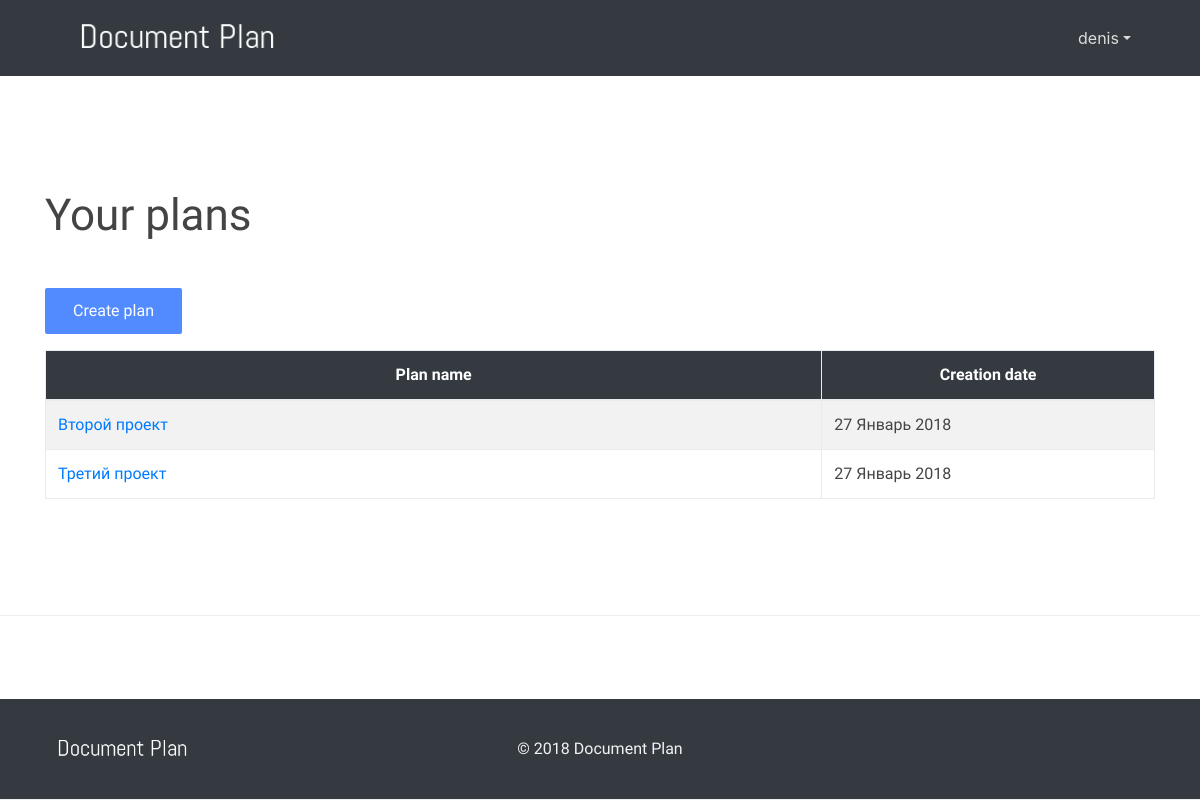
/accounts/profile/ (signed in), run on an earlier commit of the app's database.
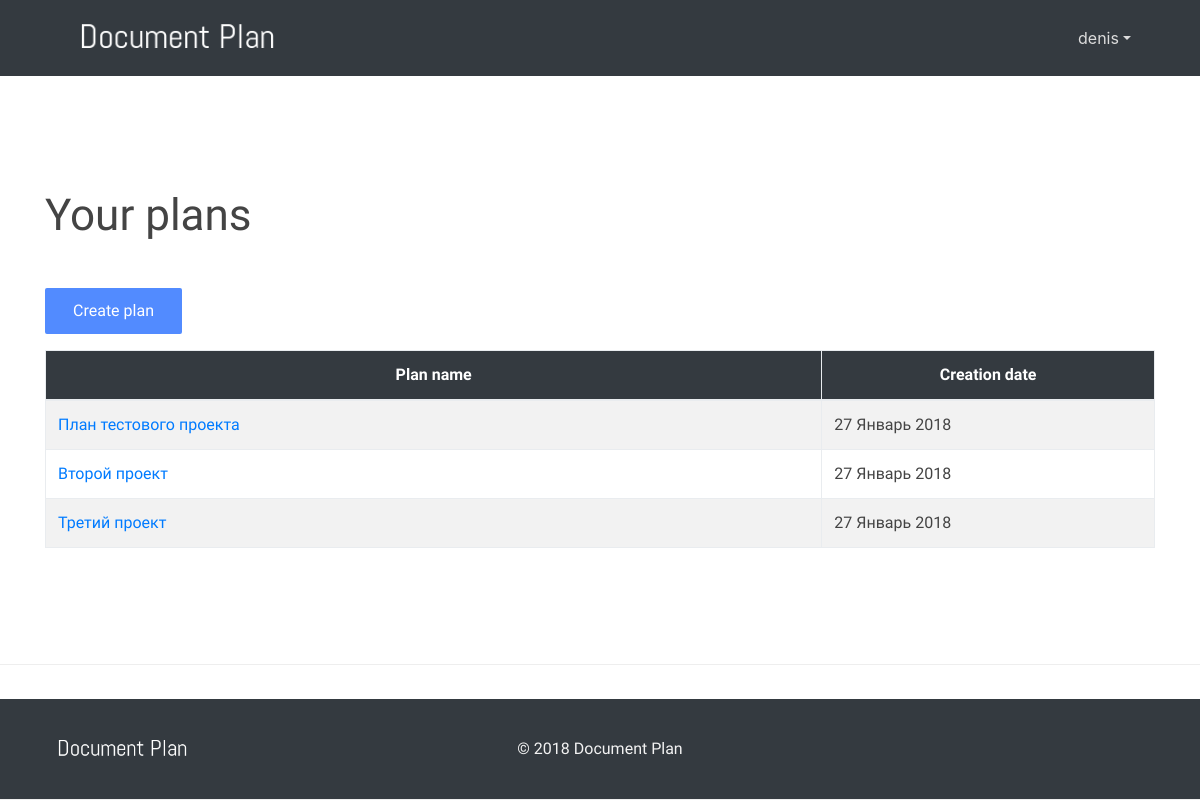
And on a later commit of the database.
### doc_plan/models.py (models this page shows, shortened)
class Project(models.Model):
    name = models.CharField(max_length=200, verbose_name=_("название проекта"))
    aim_action = models.TextField(blank=True, verbose_name=_("действие"))
    aim_auditory = models.TextField(blank=True, verbose_name=_("аудитория"))
    aim_content = models.TextField(blank=True, verbose_name=_("содержание"))
    reaction_action = models.TextField(blank=True, verbose_name=_("реакция"))
    reaction_standart = models.TextField(blank=True, verbose_name=_("стандарт"))
    auditory_duty = models.TextField(blank=True, verbose_name=_("обязанности"))
    auditory_knowledge = models.TextField(blank=True, verbose_name=_("знания"))
    auditory_demography = models.TextField(blank=True, verbose_name=_("демография"))
    auditory_relations = models.TextField(blank=True, verbose_name=_("отношения"))
    auditory_environment = models.TextField(blank=True, verbose_name=_("окружение"))
    auditory_resume = models.TextField(blank=True, verbose_name=_("выводы"))
    question_actions = models.TextField(blank=True, verbose_name=_("процедуры"))
    question_knowledges = models.TextField(blank=True, verbose_name=_("знания"))
    chapters = models.ManyToManyField("Chapter", blank=True, verbose_name=_("разделы"))
    created_at = models.DateField(auto_now_add=True)
    created_by = models.ForeignKey(User, on_delete=models.CASCADE)
    class Meta:
        verbose_name = _("проект")
        verbose_name_plural = _("проекты")
        ordering = ["-created_at"]

### doc_plan/views.py (the view)
# urls.py: path('accounts/profile/', login_required(ProjectListView.as_view()), name="projects"),
class ProjectListView(ListView):
    model = Project
    context_object_name = 'plans'
    template_name = 'plan/plans.html'
    paginate_by = 10
    def get_queryset(self):
        queryset = Project.objects.filter(created_by=self.request.user)
        return queryset

### doc_plan/templates/plan/plans.html (shortened to what this page needs)
{% extends "base.html" %}
{% load static %}
{% load i18n %}
{% block content %}
<div class="fdb-block 6">
    <div class="container">
        {% if object_list %}
        <div class="row">
                <div class="col-lg-12">
                    <h1 class="page-header">{% trans "your plans"|capfirst %}</h1>
                </div>
            </div>
            <div class="row">
                <div class="col-lg-12">
                    <div class="panel panel-default">
                        <p class="mt-5 mt-sm-4">
                          <a class="btn" href="/docplan/new/">{% trans "create plan"|capfirst %}</a>
                        </p>
                        <div class="panel-body">
                            <table width="100%" class="table table-striped table-bordered table-hover" id="projects">
                                <thead>
                                    <tr>
                                        <th width="70%">{% trans "plan name"|capfirst %}</th>
                                        <th width="30%">{% trans "creation date"|capfirst %}</th>
                                    </tr>
                                </thead>
                                <tbody>
                                    {% for plan in object_list %}
                                        {% if forloop.counter|divisibleby:"2" %}
                                            <tr class="odd">
                                        {% else %}
                                            <tr class="even">
                                        {% endif %}
                                                <td><a href="/docplan/{{plan.id}}/view/">{{ plan.name }}</td>
                                                <td>{{ plan.created_at|date:"j F Y" }}</td>
                                            </tr>
                                    {% endfor %}
                                </tbody>
                            </table>
                        </div>
                    </div>
                </div>
            </div>
        {% endif %}
    </div>
</div>
{% endblock %}

### document_plan/templates/base.html (shortened to what this page needs)
{% load static %}
<!DOCTYPE html>
<html>
<head>
  <link rel="stylesheet" href="{% static "/css/bootstrap4.0.0-beta.2.min.css" %}">
  <link href="{% static "/fonts/font.css" %}" rel="stylesheet">
  <link rel="stylesheet" href="{% static "/css/font-awesome.css" %}">
  <link type="text/css" rel="stylesheet" href="{% static "/css/froala_blocks.css" %}">
  <link rel="stylesheet" href="{% static "/css/docplan.css" %}">
</head>
<body>
{% include "header.html" %}
{% block content %}{% endblock %}
{% include "footer.html" %}
</body>
</html>

### document_plan/templates/header.html (shortened to what this page needs)
{% load static %}
<header class="bg-dark">
    <div class="container">
      <nav class="navbar navbar-expand-md no-gutters">
        <div class="col-3 text-left">
          <a href="/docplan/">
            <img src="{% static "/imgs/logo.png" %}" height="60" alt="image">
          </a>
        </div>
        <div class="collapse navbar-collapse navbar-collapse-4 justify-content-center col-md-6" id="navbarNav7">
        </div>
         <div class="collapse navbar-collapse navbar-collapse-4">
           <ul class="navbar-nav ml-auto justify-content-end">
        {% if not user.is_authenticated %}
            <li class="nav-item">
              <a class="nav-link" href="/accounts/login/">Log In</a>
            </li>
          </ul>
          <a class="btn ml-md-3" href="/accounts/signup/">Register</a>
        </div>
        {% else %}
            <li class="nav-item dropdown">
              <a class="nav-link dropdown-toggle" data-toggle="dropdown" href="#" role="button" aria-haspopup="true" aria-expanded="false">{{ user.username }}</a>
            </li>
          </ul>
        </div>
        {% endif %}
      </nav>
    </div>
  </header>

### doc_plan/templates/plan/paginator.html (shortened to what this page needs)
{% load i18n %}

### document_plan/templates/footer.html
{% load static %}
<footer class="fdb-block footer-small bg-dark">
    <div class="container">
      <div class="row text-center align-items-center">
        <div class="col-12 col-sm-6 col-md-4 text-sm-left">
          <img alt="image" src="{% static "/imgs/logo.png" %}" height="40">
        </div>
        <div class="col-12 col-sm-6 col-md-4 mt-4 mt-sm-0 text-center text-sm-right text-md-center">
          &copy; 2018 Document Plan
        </div>
        <div class="col-12 col-md-4 mt-4 mt-md-0 text-center text-md-right">
          <a href="#"><i class="fa fa-twitter" aria-hidden="true"></i></a>&nbsp;&nbsp;
          <a href="#"><i class="fa fa-facebook" aria-hidden="true"></i></a>&nbsp;&nbsp;
        </div>
      </div>
    </div>
  </footer>

### document_plan/templates/scripts.html (shortened to what this page needs)
{% load static %}

### doc_plan/static/css/froala_blocks.css (style rules this page uses)
.btn { padding: 9px 26px; background-color: #528bff; color: #FFF; display: inline-block; box-sizing: border-box; -moz-box-sizing: border-box; -webkit-box-sizing: border-box; text-decoration: none; border: solid 2px #528bff; border-radius: 2px; -moz-border-radius: 2px; -webkit-border-radius: 2px; }
.fdb-block { font-family: 'Roboto', sans-serif; font-size: 16px; line-height: 1.5; -webkit-font-smoothing: antialiased; -moz-osx-font-smoothing: grayscale; text-rendering: optimizelegibility; padding: 100px 0; color: #444444; position: relative; background-size: cover; background-position: center; overflow: hidden; background-color: #FFFFFF; }
.fdb-block h1, .fdb-block .text-h1 { font-size: 2.75rem; margin-bottom: .5em; margin-top: .3em; font-weight: 400; }
.fdb-block img { border-radius: 4px; -moz-border-radius: 4px; -webkit-border-radius: 4px; }
footer { padding: 30px 0 !important; }
footer.bg-dark { background: #2d313c; color: #f2f2f2; }
footer.bg-dark a { color: #f2f2f2; }
footer a { color: #444444; }
header { background-color: #FFFFFF; }
header .navbar-nav a.nav-link { color: #777; }
header.bg-dark .navbar-nav a.nav-link { color: #dcdcdc; }
.bg-dark { background-color: #2d313c; color: #f2f2f2; }

### doc_plan/static/css/docplan.css (style rules this page uses)
html { position: relative; min-height: 100%; }
body { margin-bottom: 101px; }
footer { position: absolute !important; bottom: 0; width: 100%; height: 101px; }
th { background-color: #343A40; color: white; text-align: center; }

### document_plan/templates/base.html (style rules this page uses)
.fdb-block { border-bottom: solid 1px #EEE; }

What changed in the data, as far as the page shows it:
now on this page (row edited): Project: name "План тестового проекта", created_at "27 Январь 2018"
